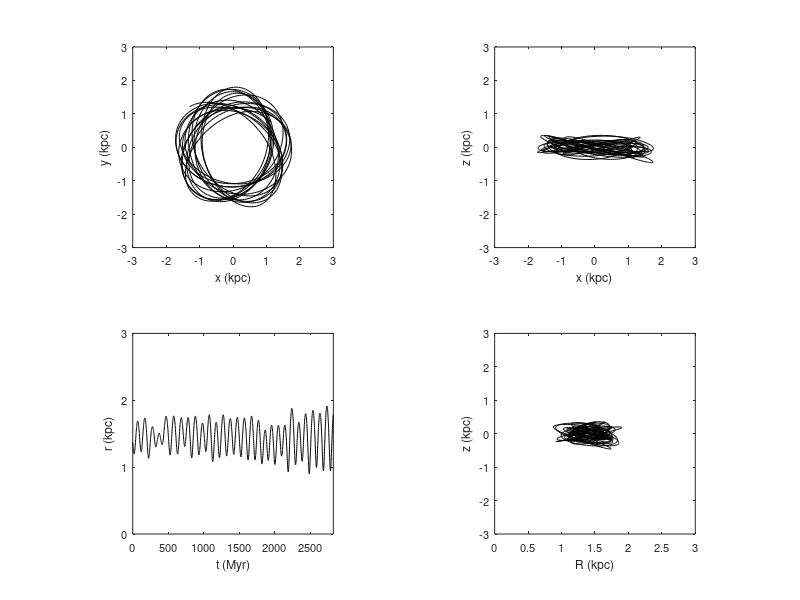

Recreate this plot in MATLAB.
clear all
close all

data = load('ax_coeff.dat');

whitebg('w')

t = data(:,1);

x = data(:,12);
y = data(:,13);
z = data(:,14);

v_x = data(:,15);
v_y = data(:,16);
v_z = data(:,17);

R = sqrt(x.^2+y.^2);
r = sqrt(x.^2+y.^2+z.^2);



subplot(2,2,1), plot(x,y,'k')

xlabel('x (kpc)','fontsize',9)
ylabel('y (kpc)','fontsize',9)
axis([-3 3 -3 3])
set(gca,'xtick',(-3:3),'ytick',(-3:3),'fontsize',8)
axis square


subplot(2,2,2), plot(x,z,'k')

xlabel('x (kpc)','fontsize',9)
ylabel('z (kpc)','fontsize',9)
axis([-3 3 -3 3])
set(gca,'xtick',(-3:3),'ytick',(-3:3),'fontsize',8)
axis square

subplot(2,2,3), plot(t,r,'k')

xlabel('t (Myr)','fontsize',9)
ylabel('r (kpc)','fontsize',9)
axis([0 max(t) 0 3])
set(gca,'ytick',(0:3),'fontsize',8)
axis square


subplot(2,2,4), plot(R,z,'k')

xlabel('R (kpc)','fontsize',9)
ylabel('z (kpc)','fontsize',9)
axis square
axis([0 3 -3 3])
set(gca,'fontsize',8)



